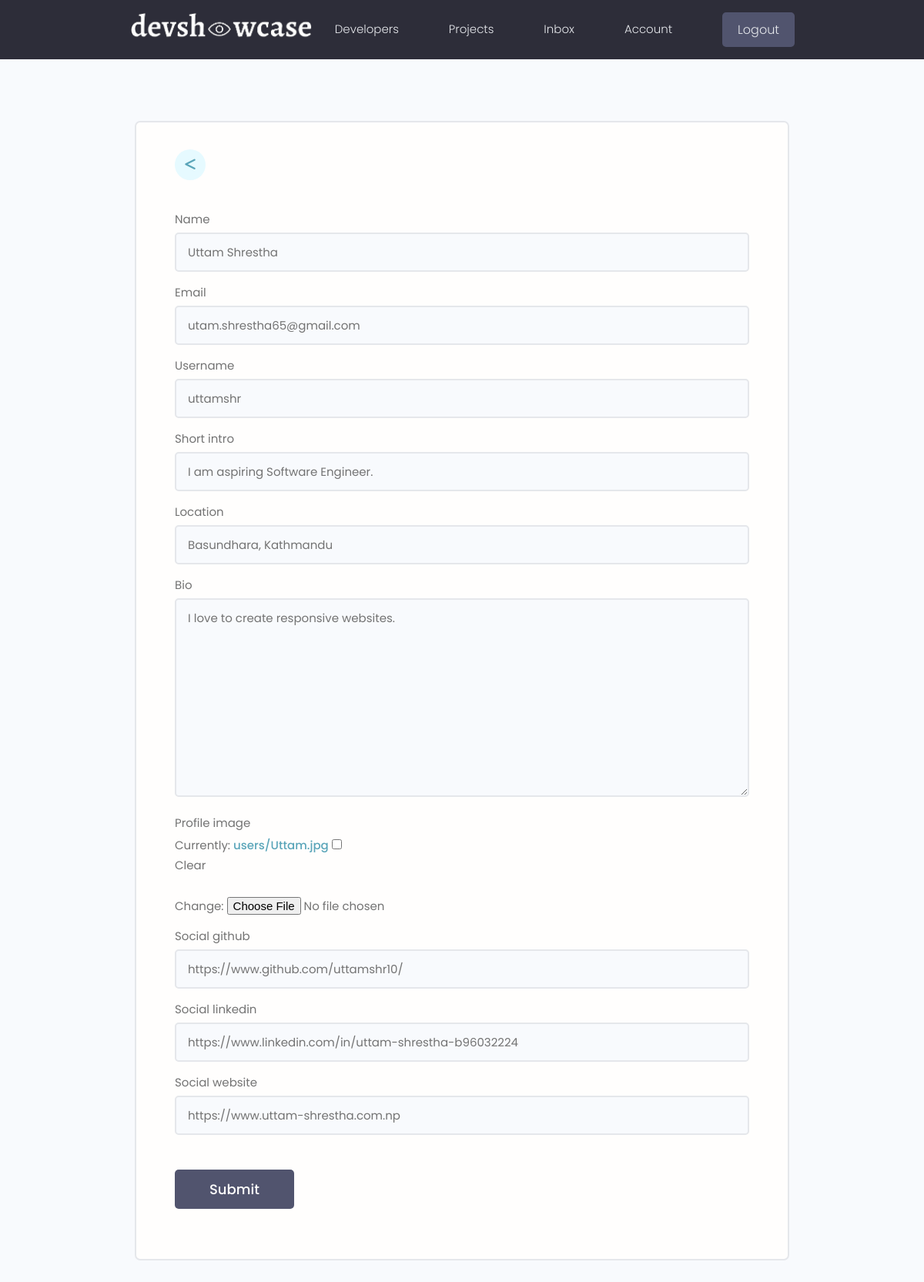
The app's page /edit-account/ (signed in), older data.
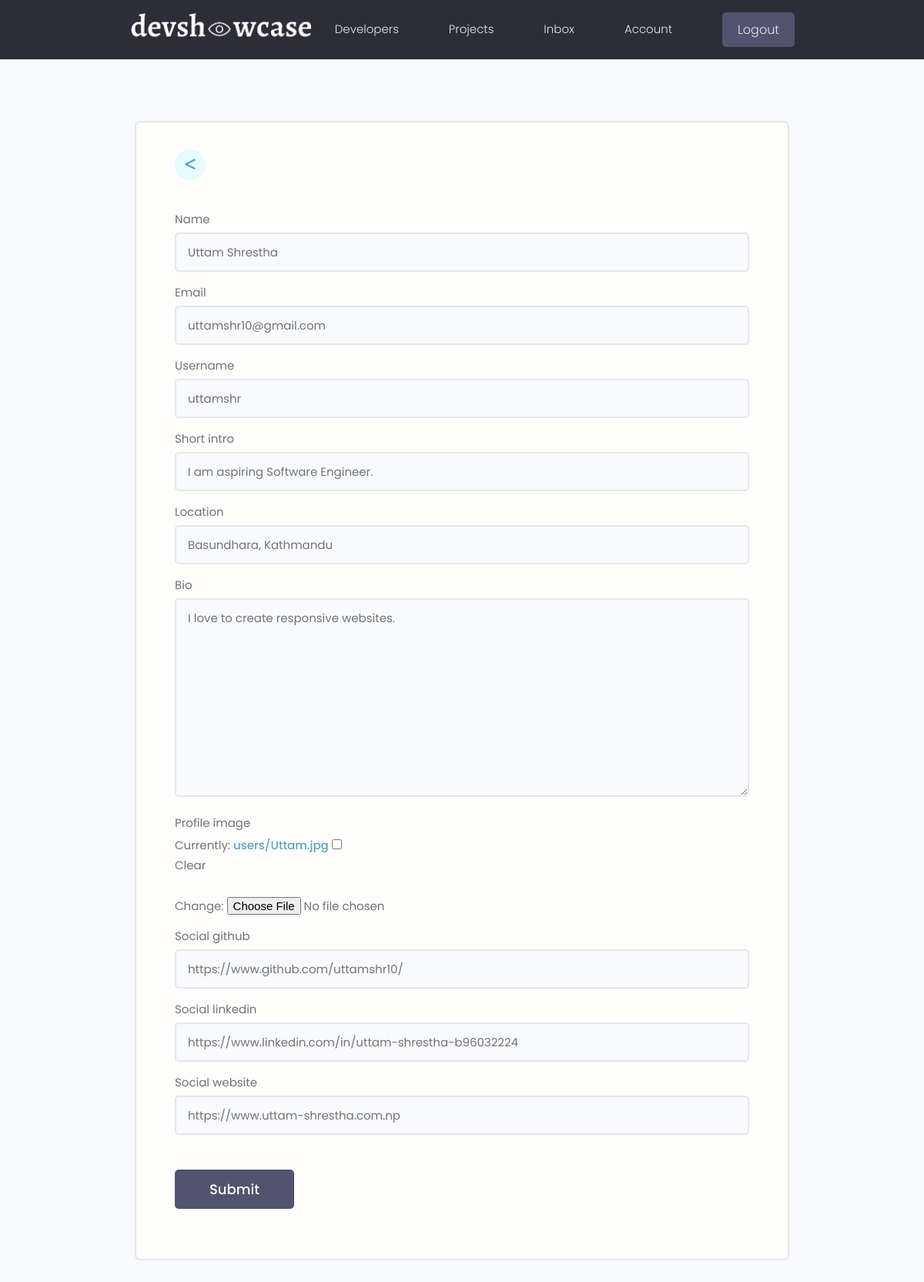
The same page, newer data.
### users/models.py (models this page shows, shortened)
class Profile(models.Model):
    user = models.OneToOneField(User, on_delete=models.CASCADE, null = True, blank = True)  # User has one to one relationship with their Profile means user can create only one Profile.
    name = models.CharField(max_length = 100, blank = True, null = True)
    email = models.EmailField(max_length = 50, blank = True, null = True)
    username = models.CharField(max_length = 20, blank = True, null = True)
    short_intro = models.CharField(max_length = 200, blank = True, null = True)
    location = models.CharField(max_length = 200, blank = True, null = True)
    bio = models.TextField(blank = True, null = True)
    profile_image = models.ImageField(null = True, blank = True, upload_to = 'users/', default='users/user-default.png')
    social_github = models.CharField(max_length = 200, blank = True, null = True)     # user can add github
    social_linkedin = models.CharField(max_length = 200, blank = True, null = True)   # user can add linkedin
    social_website = models.CharField(max_length = 200, blank = True, null = True)    # user can add their website.
    created = models.DateTimeField(auto_now_add=True)
    id = models.UUIDField(default = uuid.uuid4, primary_key = True, editable = False)
    class Meta:
        ordering = ['created']

### users/views.py (the view)
# urls.py: path('edit-account/', views.editAccount, name = 'edit-account'),
@login_required(login_url='login')
def editAccount(request):
    profile = request.user.profile
    form = ProfileForm(instance = profile)
    if request.method == 'POST':
        form = ProfileForm(request.POST, request.FILES, instance = profile)
        if form.is_valid():
            form.save()
            return redirect('account')
    context = {
        'form': form
    }
    return render(request, 'users/profile_form.html', context)

### users/forms.py
class ProfileForm(ModelForm):
    class Meta:
        model = models.Profile
        fields = ['name', 'email', 'username', 'short_intro', 'location', 'bio', 'profile_image', 'social_github', 'social_linkedin', 'social_website']
    def __init__(self, *args, **kwargs):
        super(ProfileForm, self).__init__(*args, **kwargs)
        for name, field in self.fields.items():
            field.widget.attrs.update({'class': 'input'})

### template/users/profile_form.html (shortened to what this page needs)
{% extends 'application/main.html' %}
{% block content %}
<main class="formPage my-xl">
    <div class="content-box">
        <div class="formWrapper">
            <a class="backButton" href="{% url 'account' %}"><i class="fa-solid fa-less-than"></i></a>
            <br>
            <form class="form" method="POST" action="{% url 'edit-account' %}" enctype="multipart/form-data">
                {% for field in form %}
                <div class="form__field">
                    <label for="formInput#text">{{ field.label }}</label>
                    {{field}}
                </div>
                {% endfor %}
                <input class="btn btn--sub btn--lg  my-md" type="submit" value="Submit" />
            </form>
        </div>
    </div>
</main>
{% endblock %}

Row changes from the older to the newer data that the page shows:
changed Profile "Uttam Shrestha": email "utam.shrestha65@gmail.com" → "uttamshr10@gmail.com"
